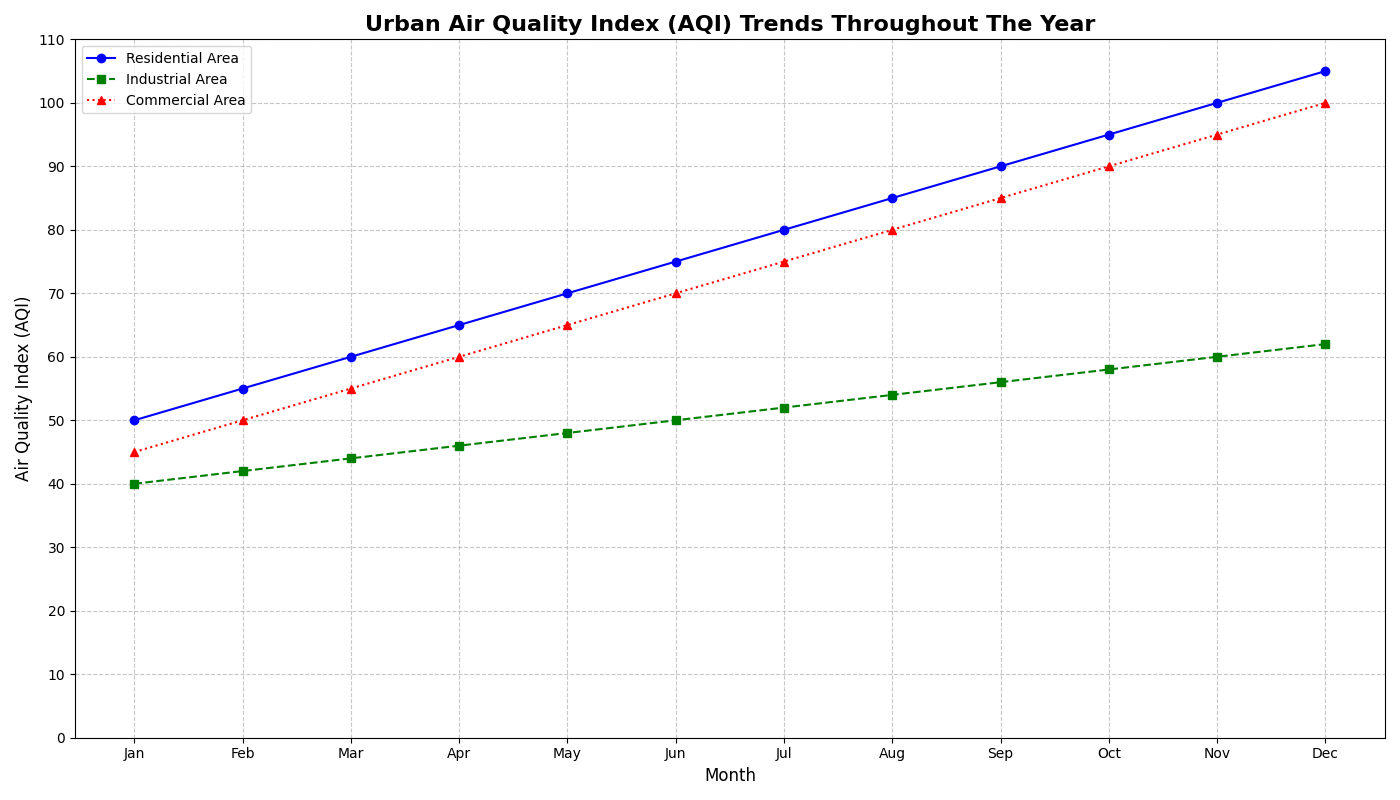

Write Python code to recreate this figure.
import matplotlib.pyplot as plt
import numpy as np

# Backstory:
# This chart represents the air quality index (AQI) evolution over a year in an urban area. There are 3 different areas within the city,
# each monitored for AQI over 12 months. The plot shows the comparison of AQI trends in these areas to provide insights into air pollution patterns.

# Months of the year
months = np.array(['Jan', 'Feb', 'Mar', 'Apr', 'May', 'Jun', 'Jul', 'Aug', 'Sep', 'Oct', 'Nov', 'Dec'])

# AQI data for three different areas
area1_aqi = np.array([50, 55, 60, 65, 70, 75, 80, 85, 90, 95, 100, 105])
area2_aqi = np.array([40, 42, 44, 46, 48, 50, 52, 54, 56, 58, 60, 62])
area3_aqi = np.array([45, 50, 55, 60, 65, 70, 75, 80, 85, 90, 95, 100])

# Define automatic margins and layout adjustment
plt.figure(figsize=(14, 8))
plt.tight_layout()

# Plotting the data
plt.plot(months, area1_aqi, linestyle='-', color='blue', marker='o', label='Residential Area')
plt.plot(months, area2_aqi, linestyle='--', color='green', marker='s', label='Industrial Area')
plt.plot(months, area3_aqi, linestyle=':', color='red', marker='^', label='Commercial Area')

# Highlighting specific points where AQI exceeds safe levels (>100 AQI marked as Unsafe)
for i, val in enumerate(area3_aqi):
    if val > 100:
        plt.annotate('Unsafe', xy=(months[i], val), 
                     xytext=(months[i], val + 5),
                     arrowprops=dict(facecolor='black', shrink=0.05),
                     fontsize=10, ha='center')

# Titles and labels
plt.title("Urban Air Quality Index (AQI) Trends Throughout The Year", fontsize=16, fontweight='bold')
plt.xlabel("Month", fontsize=12)
plt.ylabel("Air Quality Index (AQI)", fontsize=12)

# Customizing x-ticks for better visibility
plt.xticks(months, fontsize=10)
plt.yticks(np.arange(0, 120, 10), fontsize=10)

# Adding a legend
plt.legend(loc='upper left', fontsize=10)

# Enabling grid with custom style
plt.grid(True, linestyle='--', alpha=0.7)

# Adjusting layout to avoid overlapping
plt.tight_layout()

# Displaying the plot
plt.show()
